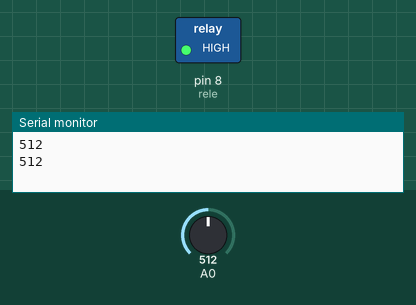
Simulated run of this sketch. Board: Arduino Uno, built with avr-gcc and run on an emulated ATmega328P. On the bench: switched loads named in the sketch (green lamp = pin HIGH), the last lines printed to the serial monitor. The inputs (shaded band) are chosen by the test bench; at power-on: A0 = 512.

Above: at 1.8 s.
1.9 s: A0 set to 584
3.4 s: A0 set to 611
At 5.0 s:
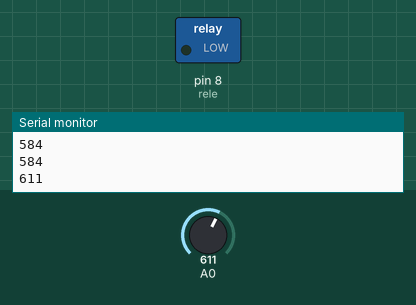
5.5 s: A0 set to 590
At 6.6 s:
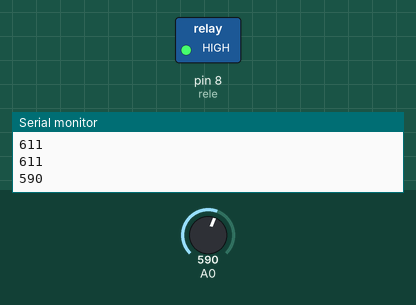
7.5 s: A0 set to 610
At 9.3 s:
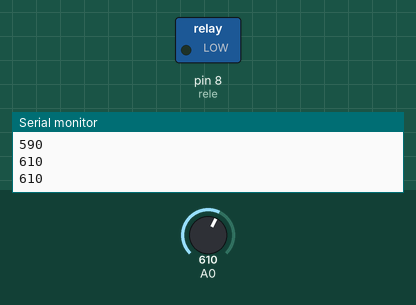
Timing chart, 0 to 10.5 s (numbered marks = the images above; inputs shaded):
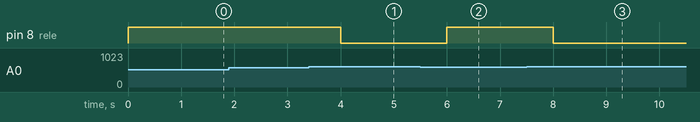

The sketch:

LDR.ino
```cpp
int rele = 8;

void setup() {
  Serial.begin(9600);
  pinMode(rele, OUTPUT);
  pinMode(A0,INPUT);
  digitalWrite(rele,LOW);
}

void loop() {
 int luz=analogRead(A0);
 Serial.println(luz);

 if(luz<600){
    digitalWrite(rele,HIGH);
 }
 else{
  digitalWrite(rele,LOW);
  }
  delay(1000);
}
```

Measured:
- the behaviour switches between 599 and 600 on A0 (found by bisection; images 0 and 1)
- after the input at 3.4 s, pin 8 (rele): HIGH → LOW after 0.60 s
- after the input at 5.5 s, pin 8 (rele): LOW → HIGH after 0.50 s
- after the input at 7.5 s, pin 8 (rele): HIGH → LOW after 0.50 s
